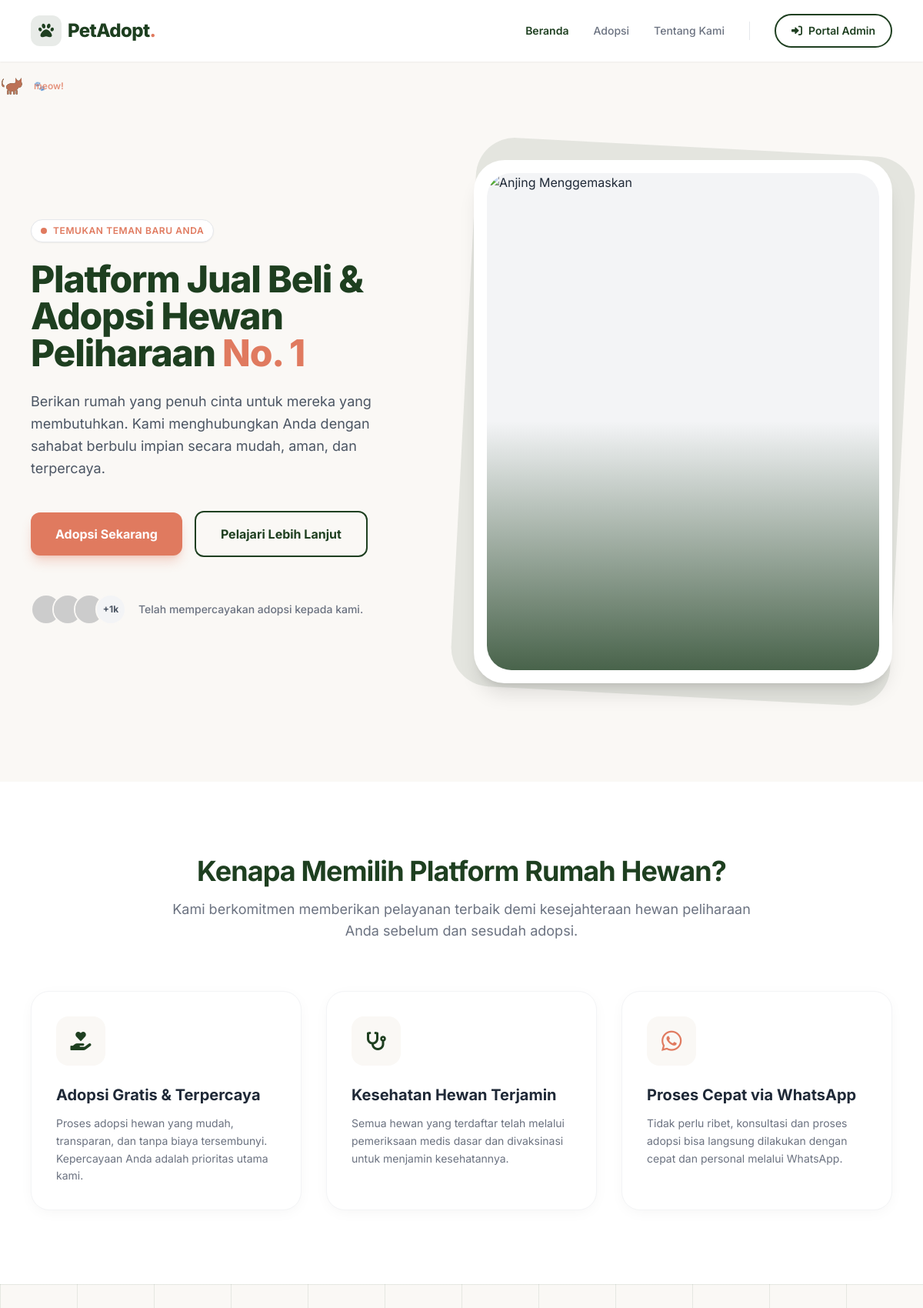
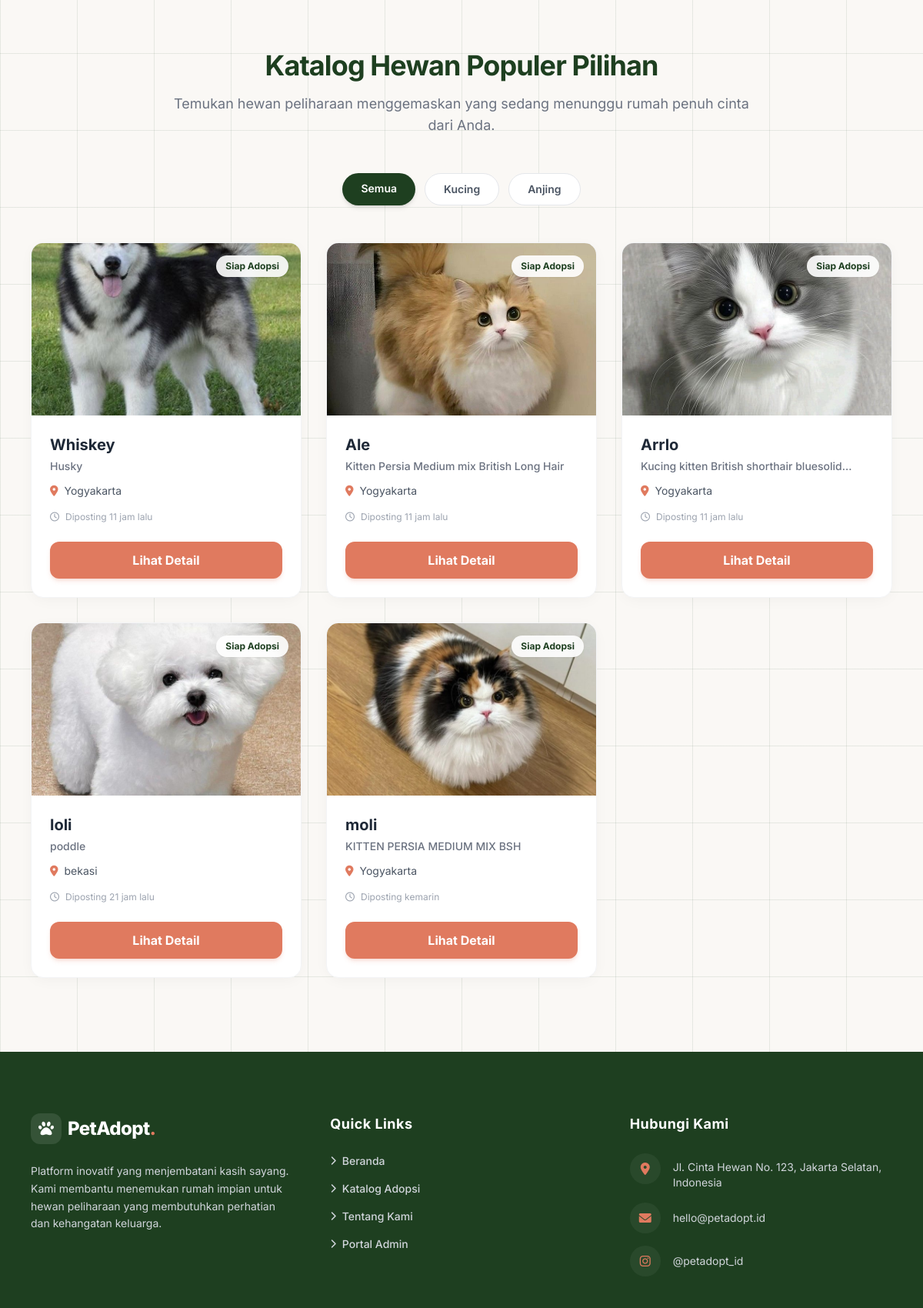
The page / (upper part) on the database its author committed (2 pictures, top to bottom).
### tables this page shows
CREATE TABLE `hewan` (
  `id_hewan` int(11) NOT NULL,
  `nama_hewan` varchar(50) NOT NULL,
  `jenis_hewan` enum('Kucing','Anjing','Kelinci','Lainnya') NOT NULL,
  `ras` varchar(50) NOT NULL,
  `tanggal_lahir` date NOT NULL,
  `tanggal_masuk` date NOT NULL,
  `deskripsi` text NOT NULL,
  `foto` varchar(255) NOT NULL,
  `status_adopsi` enum('Tersedia','Diadopsi') DEFAULT 'Tersedia',
  `lokasi` varchar(255) DEFAULT NULL,
  `created_at` timestamp NOT NULL DEFAULT current_timestamp()
);

### index.php (the view, shortened to what the rows shown need)
<?php
require_once 'config/koneksi.php';
function selisihWaktu($datetime) {
    $timestamp = strtotime($datetime);
    $selisih = time() - $timestamp;
    if ($selisih < 60) {
        return "Baru saja";
    } elseif ($selisih < 3600) {
        $menit = floor($selisih / 60);
        return "$menit menit lalu";
    } elseif ($selisih < 86400) {
        $jam = floor($selisih / 3600);
        return "$jam jam lalu";
    } elseif ($selisih < 604800) {
        $hari = floor($selisih / 86400);
        if ($hari == 1) return "kemarin";
        return "$hari hari lalu";
    } elseif ($selisih < 2592000) {
        $minggu = floor($selisih / 604800);
        return "$minggu minggu lalu";
    } elseif ($selisih < 31536000) {
        $bulan = floor($selisih / 2592000);
        return "$bulan bulan lalu";
    } else {
        $tahun = floor($selisih / 31536000);
        return "$tahun tahun lalu";
    }
}
$kategori_aktif = isset($_GET['kategori']) ? $_GET['kategori'] : '';
if (!empty($kategori_aktif)) {
    $kategori_safe = mysqli_real_escape_string($koneksi, $kategori_aktif);
    $query_hewan = "SELECT * FROM hewan WHERE status_adopsi = 'Tersedia' AND jenis_hewan = '$kategori_safe' ORDER BY id_hewan DESC";
} else {
    $query_hewan = "SELECT * FROM hewan WHERE status_adopsi = 'Tersedia' ORDER BY id_hewan DESC";
}
$result_hewan = @mysqli_query($koneksi, $query_hewan);
?>
<!DOCTYPE html>
<html lang="id" class="scroll-smooth">
<head>
    <script src="https://cdn.tailwindcss.com"></script>
    <link href="https://cdnjs.cloudflare.com/ajax/libs/font-awesome/6.0.0/css/all.min.css" rel="stylesheet">
</head>
<body class="bg-white text-gray-800 antialiased">
    <nav class="bg-white shadow-sm sticky top-0 z-50 w-full transition-all duration-300">
        <div class="max-w-7xl mx-auto px-6 lg:px-10">
            <div class="flex items-center justify-between h-20">
                <div class="flex items-center shrink-0">
                    <a href="index.php" class="flex items-center gap-2 group">
                        <h1 class="text-2xl font-extrabold tracking-tight text-[#1E3F20]">PetAdopt<span class="text-[#E07A5F]">.</span></h1>
                    </a>
                </div>
            </div>
        </div>
    </nav>
    <section id="beranda" class="bg-[#FAF8F5] relative overflow-hidden">
        <div class="max-w-7xl mx-auto px-6 lg:px-10 pt-20 pb-24 lg:pt-32 lg:pb-32 relative z-10">
            <div class="grid grid-cols-1 lg:grid-cols-2 gap-12 lg:gap-8 items-center">
                <div class="max-w-2xl">
                    <h1 class="text-4xl lg:text-5xl xl:text-6xl font-extrabold text-[#1E3F20] leading-[1.15] mb-6 tracking-tight">
                        Platform Jual Beli & Adopsi Hewan Peliharaan <span class="text-[#E07A5F]">No. 1</span>
                    </h1>
                </div>
            </div>
        </div>
    </section>
    <section id="tentang-kami" class="py-24 bg-white relative z-20">
        <div class="max-w-7xl mx-auto px-6 lg:px-10">
            <div class="text-center max-w-3xl mx-auto mb-16">
                <h2 class="text-3xl lg:text-4xl font-bold text-[#1E3F20] tracking-tight mb-4">Kenapa Memilih Platform Rumah Hewan?</h2>
            </div>
        </div>
    </section>
    <section id="katalog" class="py-24 bg-white relative z-20 bg-architect-grid">
        <div class="max-w-7xl mx-auto px-6 lg:px-10">
            <div class="text-center max-w-3xl mx-auto mb-12">
                <h2 class="text-3xl lg:text-4xl font-bold text-[#1E3F20] tracking-tight mb-4">Katalog Hewan Populer Pilihan</h2>
            </div>
            <div class="grid grid-cols-1 sm:grid-cols-2 md:grid-cols-3 gap-6 md:gap-8">
                <?php
                if ($result_hewan && mysqli_num_rows($result_hewan) > 0) {
                    while ($row = mysqli_fetch_assoc($result_hewan)) {
                        $nama = isset($row['nama_hewan']) ? htmlspecialchars($row['nama_hewan']) : 'Tanpa Nama';
                        $ras = isset($row['ras']) ? htmlspecialchars($row['ras']) : '-';
                        $lokasi = isset($row['lokasi']) && !empty($row['lokasi']) ? htmlspecialchars($row['lokasi']) : 'Lokasi tidak diketahui';
                        $waktu_posting = isset($row['created_at']) ? selisihWaktu($row['created_at']) : '';
                        $id_hewan = isset($row['id_hewan']) ? $row['id_hewan'] : '';
                        $foto_path = (!empty($row['foto']) && file_exists("assets/uploads/" . $row['foto'])) ? "assets/uploads/" . $row['foto'] : "https://images.unsplash.com/photo-1543466835-00a7907e9de1?ixlib=rb-4.0.3&auto=format&fit=crop&w=600&q=80";
                        echo "
                        <div class='bg-white rounded-2xl overflow-hidden shadow-[0_4px_20px_-4px_rgba(0,0,0,0.05)] border border-gray-100 hover:shadow-[0_8px_30px_-4px_rgba(0,0,0,0.12)] hover:-translate-y-1.5 transition-all duration-300 group flex flex-col'>
                            <div class='relative h-48 sm:h-56 w-full overflow-hidden'>
                                <img src='{$foto_path}' alt='Foto {$nama}' class='w-full h-full object-cover group-hover:scale-110 transition-transform duration-700'>
                                <div class='absolute top-4 right-4 bg-white/90 backdrop-blur-sm px-3 py-1.5 rounded-full text-xs font-bold text-[#1E3F20] shadow-sm'>
                                    Siap Adopsi
                                </div>
                            </div>
                            <div class='p-6 flex-1 flex flex-col'>
                                <h3 class='text-xl font-bold text-gray-800 mb-1 line-clamp-1'>{$nama}</h3>
                                <p class='text-sm text-gray-500 font-medium mb-3 line-clamp-1'>{$ras}</p>
                                <div class='flex items-center gap-2 text-sm text-gray-600 mb-4'>
                                    <i class='fas fa-map-marker-alt text-[#E07A5F]'></i>
                                    <span class='line-clamp-1'>{$lokasi}</span>
                                </div>
                                <div class='flex items-center gap-2 text-xs text-gray-400 mt-auto'>
                                    <i class='far fa-clock'></i>
                                    <span>Diposting {$waktu_posting}</span>
                                </div>
                            </div>
                            <div class='p-6 pt-0 mt-auto'>
                                <a href='detail.php?id_hewan={$id_hewan}' class='w-full block text-center py-3 rounded-xl bg-[#E07A5F] hover:bg-[#c9674f] text-white font-bold shadow-md shadow-[#E07A5F]/20 hover:shadow-lg transition-all duration-300'>
                                    Lihat Detail
                                </a>
                            </div>
                        </div>
                        ";
                    }
                }
                ?>
            </div>
        </div>
    </section>
    <footer class="bg-[#1E3F20] pt-20 pb-10 mt-auto">
        <div class="max-w-7xl mx-auto px-6 lg:px-10">
            <div class="grid grid-cols-1 md:grid-cols-3 gap-12 mb-16">
                <div>
                    <a href="index.php" class="flex items-center gap-2 mb-6 group">
                        <h2 class="text-2xl font-extrabold tracking-tight text-white">PetAdopt<span class="text-[#E07A5F]">.</span></h2>
                    </a>
                </div>
            </div>
        </div>
    </footer>
</body>
</html>

### rows shown on the page
hewan: foto (picture), nama_hewan "Whiskey", ras "Husky", lokasi "Yogyakarta", created_at "11 jam lalu"
hewan: foto (picture), nama_hewan "Ale", ras "Kitten Persia Medium mix British Long Hair", lokasi "Yogyakarta", created_at "11 jam lalu"
hewan: foto (picture), nama_hewan "Arrlo", ras "Kucing kitten British shorthair…", lokasi "Yogyakarta", created_at "11 jam lalu"
hewan: foto (picture), nama_hewan "loli", ras "poddle", lokasi "bekasi", created_at "21 jam lalu"
hewan: foto (picture), nama_hewan "moli", ras "KITTEN PERSIA MEDIUM MIX BSH", lokasi "Yogyakarta", created_at "kemarin"
